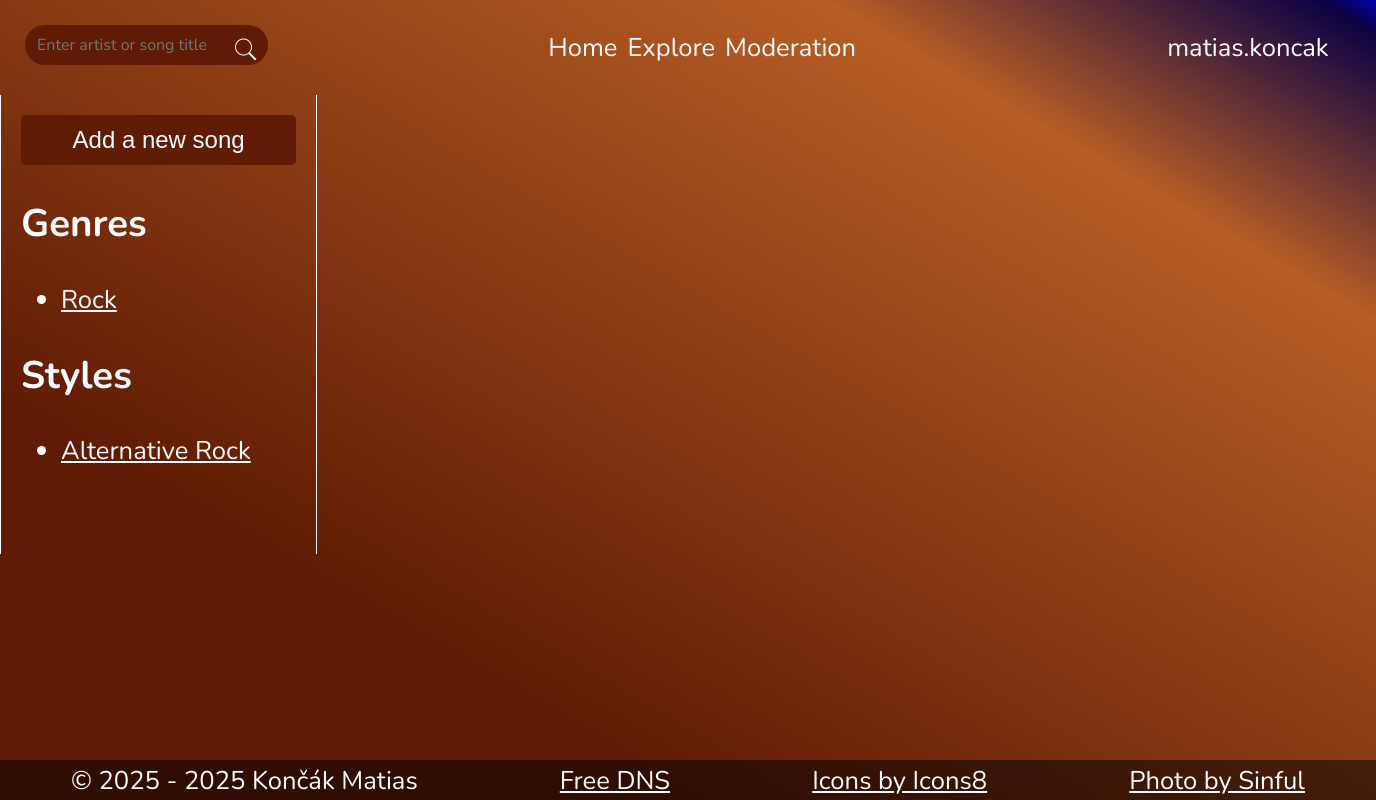
The app's page /explore (signed in), older data.
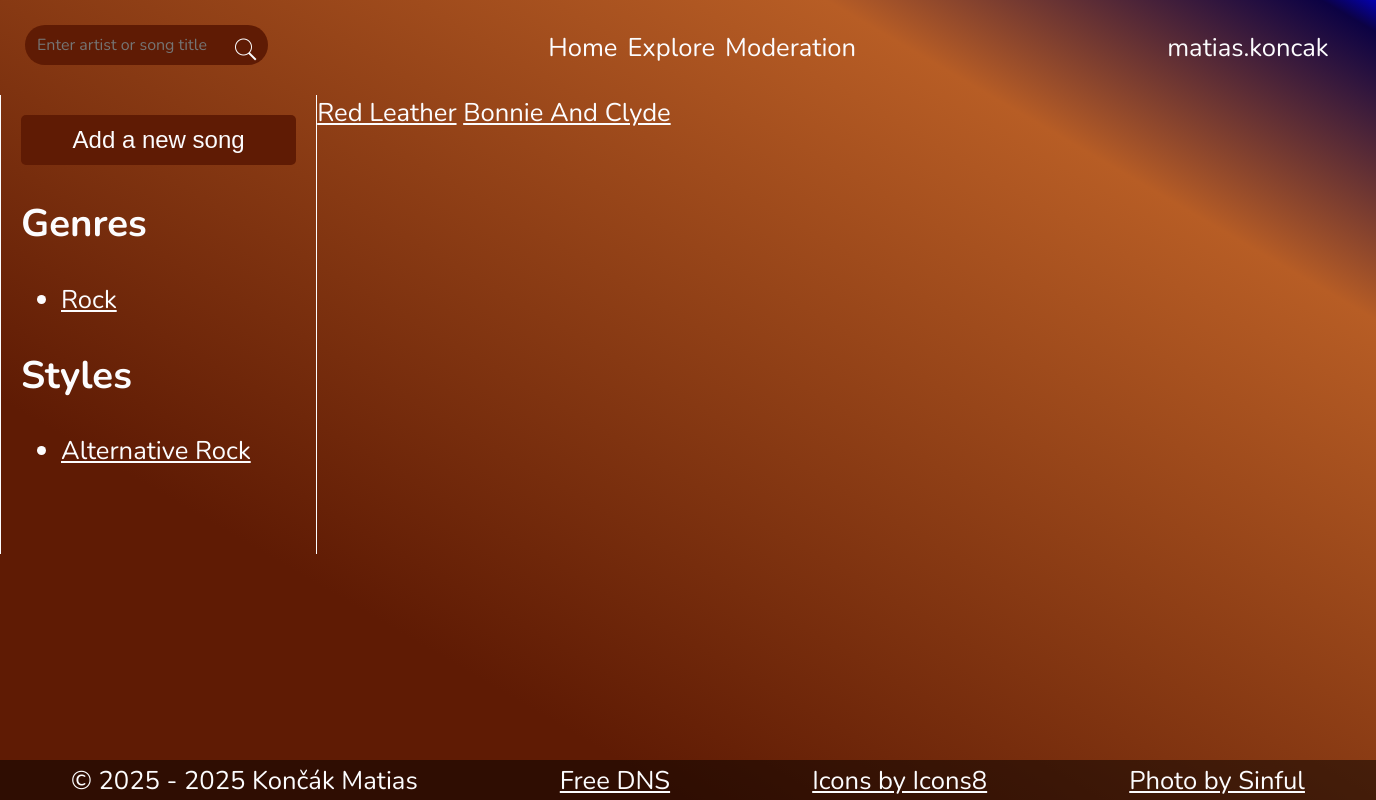
The same page, newer data.
### tables this page shows
CREATE TABLE `genres` (
  `genreID` int(11) NOT NULL,
  `name` varchar(20) NOT NULL
);

CREATE TABLE `styles` (
  `styleID` int(11) NOT NULL,
  `name` varchar(30) NOT NULL
);

CREATE TABLE `songs` (
  `songID` int(11) NOT NULL,
  `title` varchar(40) NOT NULL,
  `lyrics` text NOT NULL,
  `colorHex` char(7) NOT NULL,
  `artistID` int(11) NOT NULL,
  `genreID` int(11) NOT NULL,
  `styleID` int(11) NOT NULL,
  `songSlug` varchar(80) NOT NULL,
  `hasFeat` bit(1) NOT NULL DEFAULT b'0',
  `createdBy` int(11) NOT NULL,
  `isPublic` bit(1) NOT NULL DEFAULT b'0',
  `creationTimestamp` timestamp NOT NULL DEFAULT current_timestamp()
);

CREATE TABLE `artists` (
  `artistID` int(11) NOT NULL,
  `name` varchar(60) NOT NULL,
  `artistSlug` varchar(60) NOT NULL
);

### public/list.php (called while the page is built, shortened)
<?php
require_once __DIR__ . "/../includes/models/song.php";
$songs = fill(getSongs($conn, $_GET["searchTerm"]??null, $_GET["genre"]??null, $_GET["style"]??null));
$genres = fill(getGenres($conn));
$styles = fill(getStyles($conn));
require_once __DIR__ . "/../views/layouts/html_head.phtml";
require_once __DIR__ . "/../views/layouts/song_list.phtml";
require_once __DIR__ . "/../views/layouts/html_foot.phtml";

### includes/models/song.php (called while the page is built, shortened)
<?php
function getSongs($db, $search = null, $genre = null, $style = null): mysqli_result|bool {
    $searchQuery = "
        SELECT songs.*, artists.name AS artistName, artists.artistID AS artistID, artists.artistSlug AS artistSlug
        FROM songs, artists
        WHERE 1=1 AND songs.isPublic = 1 AND songs.artistID = artists.artistID
    ";
    $params = [];
    $searchTerm = $search;
    $songs = mysqli_execute_query($db, $searchQuery, $params);
    if (!$songs || mysqli_num_rows($songs) === 0) {
        return false;
    }
    return $songs;
}
function getGenres($db): mysqli_result|bool {
    $genresQuery = "
        SELECT genres.*
        FROM genres
    ";
    $genres = mysqli_execute_query($db, $genresQuery);
    return $genres;
}
function getStyles($db): mysqli_result|bool {
    $stylesQuery = "
        SELECT styles.*
        FROM styles
    ";
    $styles = mysqli_execute_query($db, $stylesQuery);
    return $styles;
}

### includes/helpers.php (called while the page is built, shortened)
<?php
function fill($arr): mysqli_result|array {
    if($arr === false) {
        return $arr = [];
    }
    return $arr;
}

### views/layouts/song_list.phtml (the view)
<div class="content explore-content">
    <?php require_once __DIR__ . '/sidebar.phtml'; ?>
    <div class="song-list">
        <?php foreach($songs as $song){ ?>
        <div class="song-card">
            <a class="song-artist" href="/artists/<?=$song["artistSlug"]?>"><?=$song["artistName"]?></a>
            <a class="song-name"  href="/songs/<?=$song["songSlug"]?>"><?=$song["title"]?></a>
        </div>
        <?php } ?>
    </div>
</div>

### views/layouts/sidebar.phtml (shortened to what this page needs)
<div class="sidebar">
    <?php if(isset($_SESSION["user"]["role"]) && $_SESSION["user"]["role"] >= ADD_CONTENT) {?>
    <button class="button-submission" onclick="openOverlayForm('submit', 'form')">Add a new song</button>
    <?php }?>
    <div class="genre-list">
        <h2 class="genre-list-header">Genres</h2>
        <ul class="genre-list-ul">
            <?php foreach($genres as $genre) { ?>
            <li class="genre-list-item">
                <a class="genre-list-link" href="/search?genre=<?=$genre["genreID"]?>"><?=$genre["name"]?></a>
            </li>
            <?php } ?>
        </ul>
    </div>
    <div class="style-list">
        <h2 class="style-list-header">Styles</h2>
        <ul class="style-list-ul">
            <?php foreach($styles as $style) { ?>
            <li class="style-list-item">
                <a class="style-list-link" href="/search?style=<?=$style["styleID"]?>"><?=$style["name"]?></a>
            </li>
            <?php } ?>
        </ul>
    </div>
</div>

Row changes from the older to the newer data that the page shows:
now on this page (row edited): songs: artistID.name "Red Leather", title "Bonnie And Clyde"
